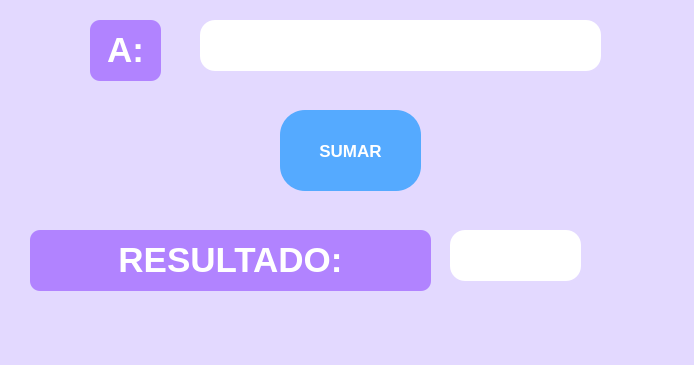
<?xml version="1.0" encoding="UTF-8"?>
<ui version="4.0">
 <class>MainWindow</class>
 <widget class="QMainWindow" name="MainWindow">
  <property name="geometry">
   <rect>
    <x>0</x>
    <y>0</y>
    <width>694</width>
    <height>365</height>
   </rect>
  </property>
  <property name="windowTitle">
   <string>MainWindow</string>
  </property>
  <property name="styleSheet">
   <string notr="true">background-color: rgb(227, 217, 255);</string>
  </property>
  <widget class="QWidget" name="centralwidget">
   <widget class="QLineEdit" name="txt_numeros">
    <property name="geometry">
     <rect>
      <x>200</x>
      <y>20</y>
      <width>401</width>
      <height>51</height>
     </rect>
    </property>
    <property name="font">
     <font>
      <pointsize>20</pointsize>
      <weight>75</weight>
      <bold>true</bold>
     </font>
    </property>
    <property name="styleSheet">
     <string notr="true">background-color: rgb(255, 255, 255);
border-radius: 15px;
</string>
    </property>
    <property name="text">
     <string/>
    </property>
    <property name="alignment">
     <set>Qt::AlignCenter</set>
    </property>
   </widget>
   <widget class="QLabel" name="label">
    <property name="geometry">
     <rect>
      <x>90</x>
      <y>20</y>
      <width>71</width>
      <height>61</height>
     </rect>
    </property>
    <property name="styleSheet">
     <string notr="true">background-color: rgb(177, 131, 255);
border-radius:10px
</string>
    </property>
    <property name="text">
     <string>&lt;html&gt;&lt;head/&gt;&lt;body&gt;&lt;p&gt;&lt;span style=&quot; font-size:26pt; font-weight:600; color:#ffffff;&quot;&gt;A:&lt;/span&gt;&lt;/p&gt;&lt;/body&gt;&lt;/html&gt;</string>
    </property>
    <property name="alignment">
     <set>Qt::AlignCenter</set>
    </property>
   </widget>
   <widget class="QLineEdit" name="txt_resultado">
    <property name="enabled">
     <bool>true</bool>
    </property>
    <property name="geometry">
     <rect>
      <x>450</x>
      <y>230</y>
      <width>131</width>
      <height>51</height>
     </rect>
    </property>
    <property name="font">
     <font>
      <pointsize>20</pointsize>
      <weight>75</weight>
      <bold>true</bold>
     </font>
    </property>
    <property name="styleSheet">
     <string notr="true">background-color: rgb(255, 255, 255);
border-radius: 15px;</string>
    </property>
    <property name="text">
     <string/>
    </property>
    <property name="alignment">
     <set>Qt::AlignCenter</set>
    </property>
   </widget>
   <widget class="QPushButton" name="btn_sumar">
    <property name="geometry">
     <rect>
      <x>280</x>
      <y>110</y>
      <width>141</width>
      <height>81</height>
     </rect>
    </property>
    <property name="font">
     <font>
      <family>Arial</family>
      <pointsize>13</pointsize>
      <weight>75</weight>
      <bold>true</bold>
     </font>
    </property>
    <property name="styleSheet">
     <string notr="true">background-color: rgb(85, 170, 255);
color: rgb(255, 255, 255);
border-radius: 25px;</string>
    </property>
    <property name="text">
     <string>SUMAR</string>
    </property>
   </widget>
   <widget class="QLabel" name="label_3">
    <property name="geometry">
     <rect>
      <x>30</x>
      <y>230</y>
      <width>401</width>
      <height>61</height>
     </rect>
    </property>
    <property name="styleSheet">
     <string notr="true">background-color: rgb(177, 131, 255);
border-radius:10px
</string>
    </property>
    <property name="text">
     <string>&lt;html&gt;&lt;head/&gt;&lt;body&gt;&lt;p&gt;&lt;span style=&quot; font-size:26pt; font-weight:600; color:#ffffff;&quot;&gt;RESULTADO:&lt;/span&gt;&lt;/p&gt;&lt;/body&gt;&lt;/html&gt;</string>
    </property>
    <property name="alignment">
     <set>Qt::AlignCenter</set>
    </property>
   </widget>
  </widget>
  <widget class="QMenuBar" name="menubar">
   <property name="geometry">
    <rect>
     <x>0</x>
     <y>0</y>
     <width>694</width>
     <height>18</height>
    </rect>
   </property>
  </widget>
  <widget class="QStatusBar" name="statusbar"/>
 </widget>
 <resources/>
 <connections/>
</ui>
